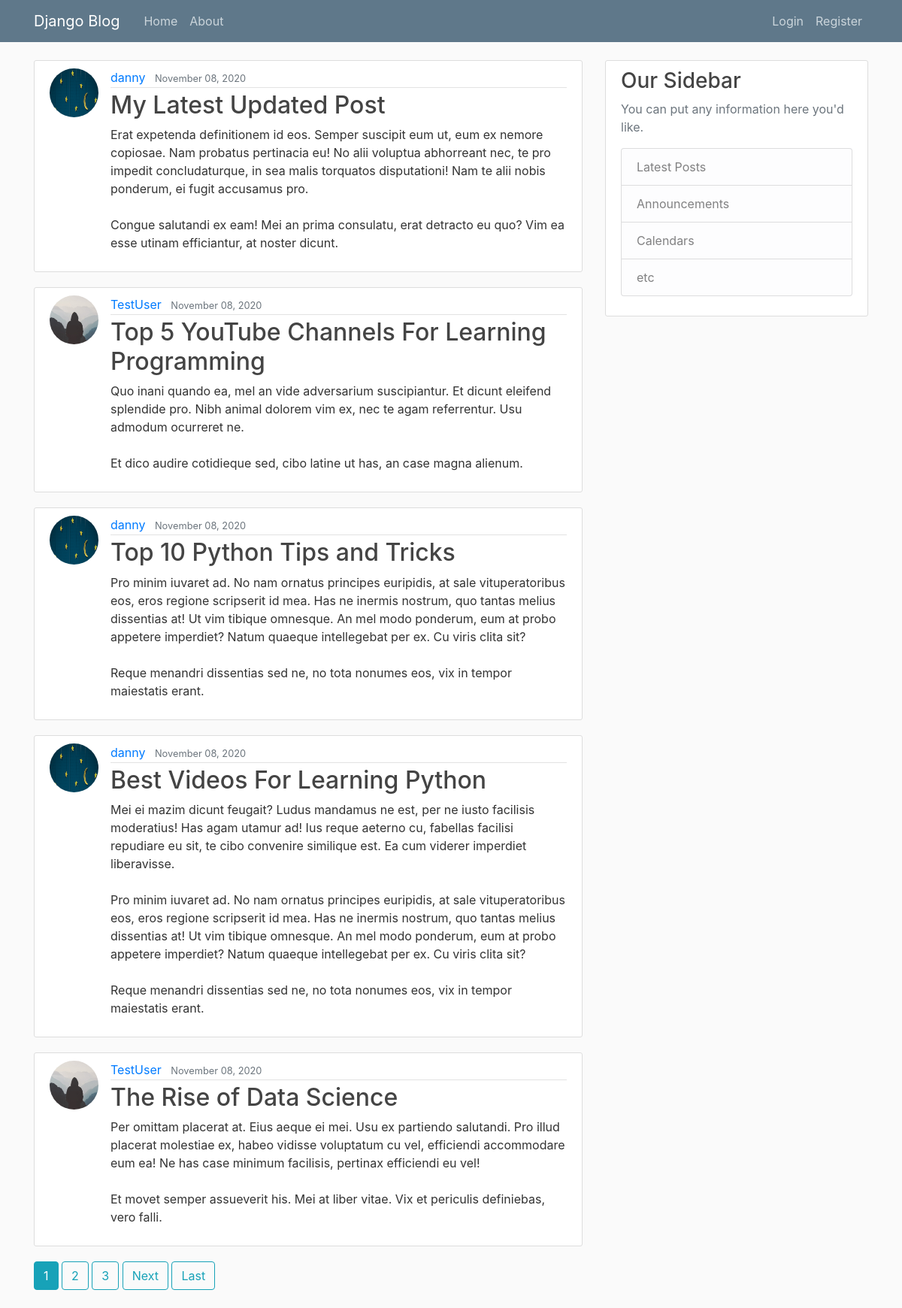
The app's page /, older data.
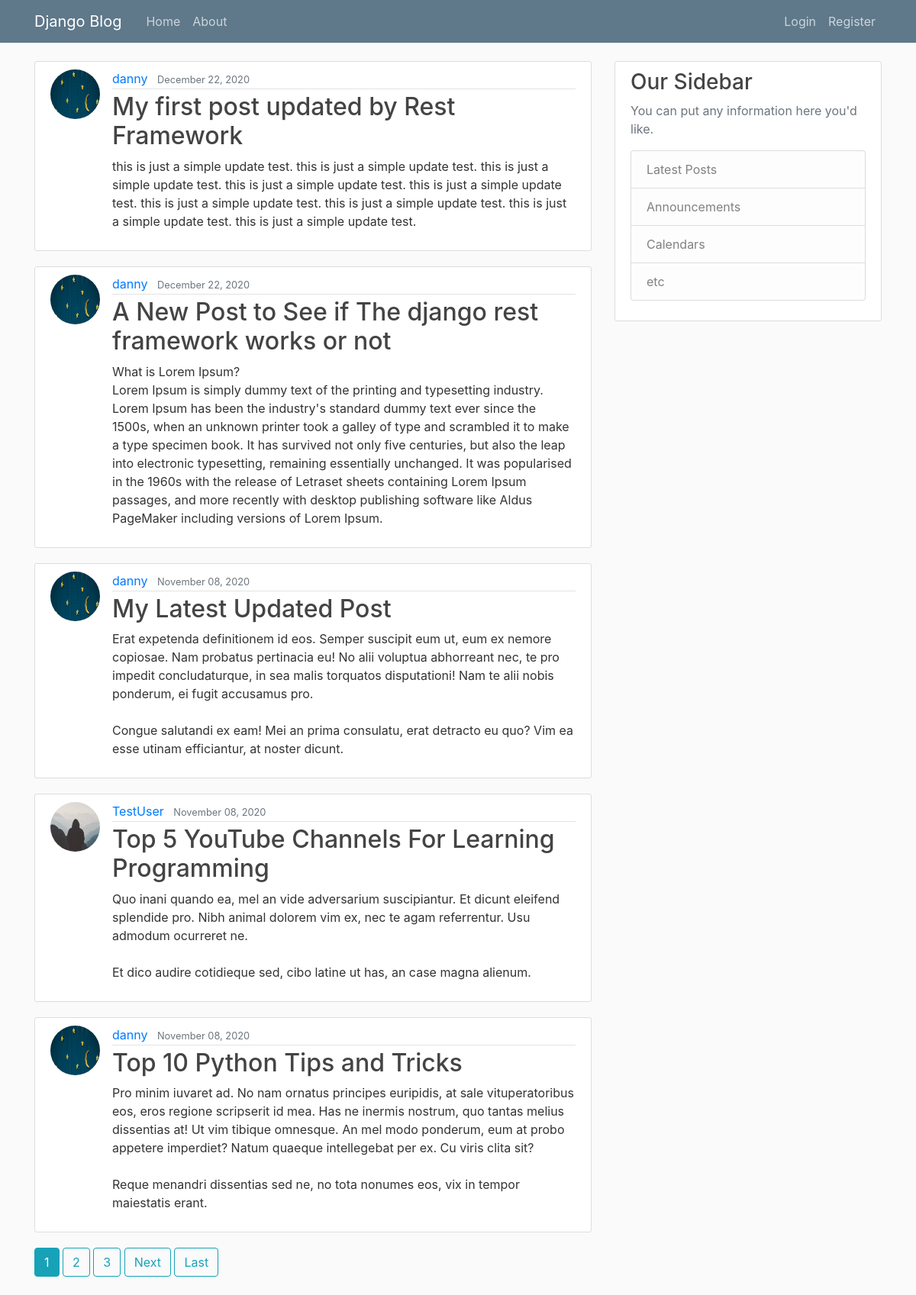
The same page, newer data.
### blog/models.py (models this page shows, shortened)
class Post(models.Model):
    title = models.CharField(max_length=100)
    content = models.TextField()
    date_posted = models.DateTimeField(default=timezone.now)
    author = models.ForeignKey(User, on_delete=models.CASCADE, default=1)

### users/models.py (models this page shows, shortened)
class Profile(models.Model):
    user = models.OneToOneField(User, on_delete=models.CASCADE)
    image = models.ImageField(default='default.jpg', upload_to='profile_pics')

### blog/views.py (the view)
# urls.py: path('', PostListView.as_view(), name='blog-home'),
class PostListView(ListView):
    model = Post
    template_name = 'blog/home.html' # <app>/<model>_<viewtype>.html
    context_object_name = 'posts'
    ordering = ['-date_posted']
    paginate_by = 5

### blog/templates/blog/home.html (shortened to what this page needs)
{% extends "blog/base.html" %}
{% block content %}
  {% for post in posts %}
    <article class="media content-section">
      <img class="rounded-circle article-img" src="{{ post.author.profile.image.url }}">
      <div class="media-body">
        <div class="article-metadata">
          <a class="mr-2" href="{% url 'user-posts' post.author.username %}">{{ post.author }}</a>
          <small class="text-muted">{{ post.date_posted|date:"F d, Y" }}</small>
        </div>
        <h2><a class="article-title" href="{% url 'post-detail' post.id %}">{{ post.title }}</a></h2>
        <p class="article-content">{{ post.content }}</p>
      </div>
    </article>
  {% endfor %}
  {% if is_paginated %}
    {% for num in page_obj.paginator.page_range %}
      {% if page_obj.number == num %}
        <a class="btn btn-info mb-4" href="?page={{ num }}">{{ num }}</a>
      {% elif num > page_obj.number|add:'-3' and num < page_obj.number|add:'3' %}
        <a class="btn btn-outline-info mb-4" href="?page={{ num }}">{{ num }}</a>
      {% endif %}
    {% endfor %}
    {% if page_obj.has_next %}
      <a class="btn btn-outline-info mb-4" href="?page={{ page_obj.next_page_number }}">Next</a>
      <a class="btn btn-outline-info mb-4" href="?page={{ page_obj.paginator.num_pages }}">Last</a>
    {% endif %}
  {% endif %}
{% endblock content %}

### blog/templates/blog/base.html (shortened to what this page needs)
{% load static %}
<!DOCTYPE html>
<html lang="en" dir="ltr">
  <head>
    <link rel="stylesheet" href="https://maxcdn.bootstrapcdn.com/bootstrap/4.0.0/css/bootstrap.min.css">
    <link rel="stylesheet" type="text/css" href="{% static 'blog/main.css' %}">
  </head>
  <body>
    <header class="site-header">
      <nav class="navbar navbar-expand-md navbar-dark bg-steel fixed-top">
        <div class="container">
          <a class="navbar-brand mr-4" href="{% url 'blog-home' %}">Django Blog</a>
          <div class="collapse navbar-collapse" id="navbarToggle">
            <div class="navbar-nav mr-auto">
              <a class="nav-item nav-link" href="{% url 'blog-home' %}">Home</a>
              <a class="nav-item nav-link" href="{% url 'blog-about' %}">About</a>
            </div>
            <div class="navbar-nav">
              {% if user.is_authenticated %}
                <a class="nav-item nav-link" href="{% url 'post-create' %}">New Post</a>
                <a class="nav-item nav-link" href="{% url 'profile' %}">Profile</a>
                <a class="nav-item nav-link" href="{% url 'logout' %}">Logout</a>
              {% else %}
                <a class="nav-item nav-link" href="{% url 'login' %}">Login</a>
                <a class="nav-item nav-link" href="{% url 'register' %}">Register</a>
              {% endif %}
            </div>
          </div>
        </div>
      </nav>
    </header>
    <main role="main" class="container">
      <div class="row">
        <div class="col-md-8">
          {% block content %}{% endblock %}
        </div>
        <div class="col-md-4">
          <div class="content-section">
            <h3>Our Sidebar</h3>
            <p class='text-muted'>You can put any information here you'd like.
              <ul class="list-group">
                <li class="list-group-item list-group-item-light">Latest Posts</li>
                <li class="list-group-item list-group-item-light">Announcements</li>
                <li class="list-group-item list-group-item-light">Calendars</li>
                <li class="list-group-item list-group-item-light">etc</li>
              </ul>
            </p>
          </div>
        </div>
      </div>
    </main>
  </body>
</html>

### blog/static/blog/main.css (style rules this page uses)
body { background: #fafafa; color: #333333; margin-top: 5rem; }
h1, h2, h3, h4, h5, h6 { color: #444444; }
ul { margin: 0; }
.bg-steel { background-color: #5f788a; }
.site-header .navbar-nav .nav-link { color: #cbd5db; }
.content-section { background: #ffffff; padding: 10px 20px; border: 1px solid #dddddd; border-radius: 3px; margin-bottom: 20px; }
.article-title { color: #444444; }
.article-content { white-space: pre-line; }
.article-img { height: 65px; width: 65px; margin-right: 16px; }
.article-metadata { padding-bottom: 1px; margin-bottom: 4px; border-bottom: 1px solid #e3e3e3 }

Row changes from the older to the newer data that the page shows:
no longer on this page (row unchanged): Post: author.profile.image (picture), author "danny", date_posted "November 08, 2020", title "Best Videos For Learning Python", content "Mei ei mazim dicunt feugait? Ludus mandamus ne est, per ne iusto facilisis moderatius! Has agam utamur ad! Ius reque aeterno cu, fabellas facilisi repudiare eu sit, te cibo convenire similique est. Ea cum viderer imperdiet liberavisse. Pro minim iuvaret ad. No nam ornatus principes euripidis, at sale vituperatoribus eos, eros regione scripserit id mea. Has ne inermis nostrum, quo tantas melius dissentias at! Ut vim tibique omnesque. An mel modo ponderum, eum at probo appetere imperdiet? Natum quaeque intellegebat per ex. Cu viris clita sit? Reque menandri dissentias sed ne, no tota nonumes eos, vix in tempor maiestatis erant."
no longer on this page (row unchanged): Post: author.profile.image (placeholder picture), author "TestUser", date_posted "November 08, 2020", title "The Rise of Data Science", content "Per omittam placerat at. Eius aeque ei mei. Usu ex partiendo salutandi. Pro illud placerat molestiae ex, habeo vidisse voluptatum cu vel, efficiendi accommodare eum ea! Ne has case minimum facilisis, pertinax efficiendi eu vel! Et movet semper assueverit his. Mei at liber vitae. Vix et periculis definiebas, vero falli."
now on this page (row edited): Post: author.profile.image (picture), author "danny", date_posted "December 22, 2020", title "My first post updated by Rest Framework", content "this is just a simple update test. this is just a simple update test. this is just a simple update test. this is just a simple update test. this is just a simple update test. this is just a simple update test. this is just a simple update test. this is just a simple update test. this is just a simple update test."
added Post: author.profile.image (picture), author "danny", date_posted "December 22, 2020", title "A New Post to See if The django rest framework works or not", content "What is Lorem Ipsum? Lorem Ipsum is simply dummy text of the printing and typesetting industry. Lorem Ipsum has been the industry's standard dummy text ever since the 1500s, when an unknown printer took a galley of type and scrambled it to make a type specimen book. It has survived not only five centuries, but also the leap into electronic typesetting, remaining essentially unchanged. It was popularised in the 1960s with the release of Letraset sheets containing Lorem Ipsum passages, and more recently with desktop publishing software like Aldus PageMaker including versions of Lorem Ipsum."
